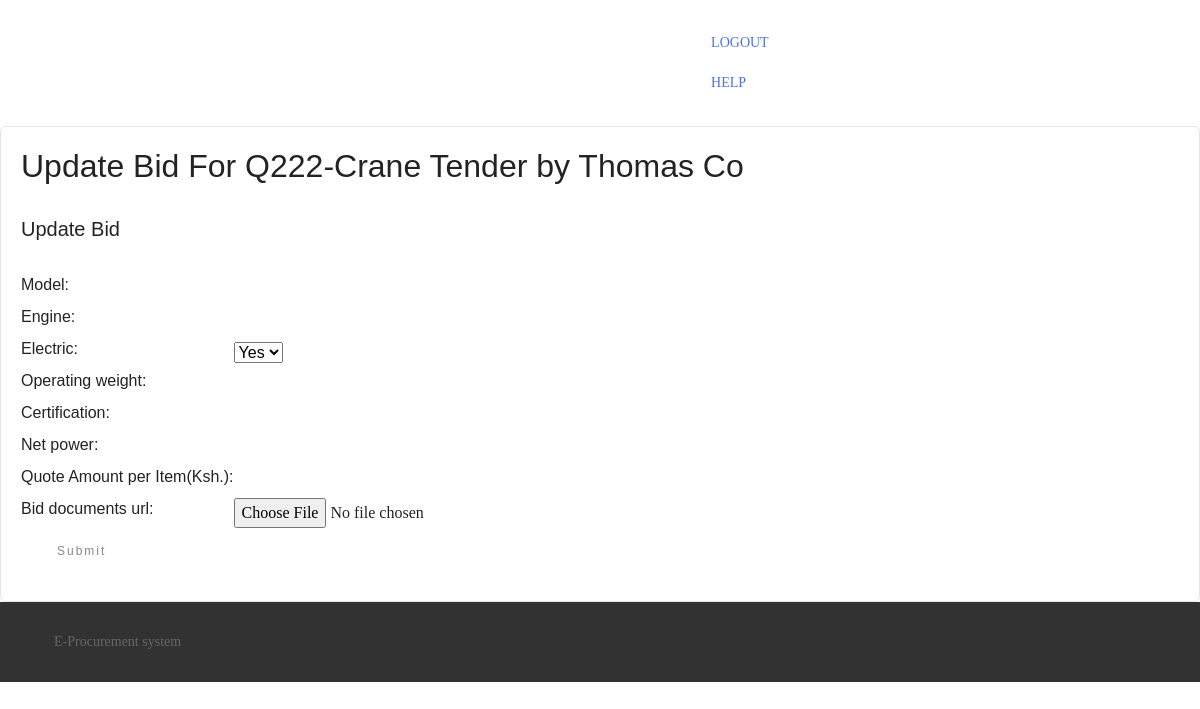
/create/constbidedit3 (signed in), run on the app's committed database.
### create_bids/models.py (models this page shows, shortened)
class ConstructionBid(models.Model):
    user = models.ForeignKey("auth.User", on_delete=models.CASCADE)
    Tender_ID = models.ForeignKey(ConstructionTender, on_delete=models.CASCADE)
    Mod = models.CharField(max_length=80)
    Net_power = models.CharField(max_length=80)
    Electric = models.CharField(max_length=80)
    Engine = models.CharField(max_length=80, default="No")
    Operating_weight = models.CharField(max_length=80)
    Certification = models.CharField(max_length=80)
    Quote_amount = models.PositiveIntegerField()
    bid_award = models.CharField(max_length=10, default='null')
    date_created = models.DateTimeField(auto_now=True)
    Bid_documents_url = models.FileField(upload_to='bid/documents/', null=True, blank=True)
    class Meta:
        ordering = ['-date_created']

### create_tender/models.py (models this page shows, shortened)
class ConstructionTender(models.Model):
    user = models.ForeignKey("auth.User", on_delete=models.CASCADE)
    Mod = models.CharField(max_length=80)
    Net_power = models.CharField(max_length=80)
    Electric = models.CharField(max_length=80)
    Engine = models.CharField(max_length=80, default="No")
    Operating_weight = models.CharField(max_length=80)
    Certification = models.CharField(max_length=80)
    Quantity = models.PositiveIntegerField()
    tender_award = models.CharField(max_length=10, default="No")
    date_created = models.DateField(auto_now=True)
    is_active = models.CharField(max_length=10, default='Yes')
    class Meta:
        ordering = ['-date_created']

### core/models.py (models this page shows, shortened)
class Profile(models.Model):
    user = models.OneToOneField(User, on_delete=models.CASCADE)
    account_type = models.CharField(max_length=500, blank=False)
    company_name = models.CharField(max_length=30, blank=False)
    creationDate = models.DateField(auto_now=True)

### create_bids/views.py (the view, shortened to what this page needs)
# urls.py: path('constbidedit<int:bids_id>', bid_view.const_bid_edit, name='constBidEdit'),
@login_required
def const_bid_edit(request, bids_id):
    bid = ConstructionBid.objects.get(pk=bids_id)
    if request.method == 'GET':
        try:
            form = ConstructionBidForm()
        except Tender.DoesNotExist:
            raise Http404("Tender does not exist")
        context = {
            'bid': bid,
            'form': form
        }
        return render(request, "create_bids/Updatebid.html", context)

### create_bids/forms.py
class ConstructionBidForm(forms.ModelForm):
    choice = (
        ('Yes', 'Yes'),
        ('No', 'No')
    )
    Quote_amount = forms.IntegerField(required=True, min_value=1, label='Quote Amount per Item(Ksh.)')
    Mod = forms.CharField(required=True, label='Model')
    Engine = forms.CharField(required=True)
    Certification = forms.CharField(required=True)
    Electric = forms.ChoiceField(required=True, choices=choice)
    Operating_weight = forms.CharField(required=True)
    Net_power = forms.CharField(required=True)
    class Meta:
        model = ConstructionBid
        fields = (
            'Mod',
            'Engine',
            'Electric',
            'Operating_weight',
            'Certification',
            'Net_power',
            'Quote_amount',
            'Bid_documents_url'
        )

### templates/create_bids/Updatebid.html (shortened to what this page needs)
{% extends 'create_tender/base.html' %}
{% block link %}
    "{% url 'bidderHome' %}"
{% endblock %}
{% block body %}
    <div class="page-wrapper bg-blue p-t-100 p-b-100 font-robo">
        <div class="wrapper wrapper--w680">
            <div class="card card-1">
                <div class="card-body">
                    <div class="row-sm-offset">
                        <h2 class="title">Update Bid For {{ bid.Tender_ID.Mod }}{{ bid.Product }} Tender
                            by {{ bid.user.profile.company_name }}</h2>
                        <br>
                    </div>
                    <form method="POST" enctype="multipart/form-data">
                        <h5>Update Bid</h5><br>
                        <table>
                            {% for field in form %}
                                <tr>
                                    <td>
                                        {{ field.label_tag }}
                                    </td>
                                    <td>
                                        <div data-validate="{{ field.help_text }}">
                                            <div class="input-group input--style-1">
                                                {{ field }}
                                            </div>
                                        </div>
                                    </td>
                                </tr>
                            {% endfor %}
                        </table>
                        <div class="p-t-20">
                            <button class="btn btn--radius btn--green" type="submit">Submit</button>
                        </div>
                    </form>
                </div>
            </div>
        </div>
    </div>
{% endblock %}

### static/login/css/main.css (style rules this page uses)
* { margin: 0px; padding: 0px; box-sizing: border-box; }
body, html { height: 100%; font-family: Poppins-Regular, sans-serif; }
h1,h2,h3,h4,h5,h6 { margin: 0px; }
input { outline: none; border: none; }
button { outline: none !important; border: none; background: transparent; }

### static/home/assets/theme/css/style.css (style rules this page uses)
.btn { margin-bottom: 0.5rem; }
.btn { font-family: 'Montserrat', sans-serif; font-weight: 500; letter-spacing: 2px; padding: 0.75rem 2.1875rem; font-size: 0.75rem; line-height: 1.5; border-radius: 3px; -webkit-transition: all .3s ease-in-out; -moz-transition: all .3s ease-in-out; transition: all .3s ease-in-out; }
body { font-family: 'Raleway', sans-serif; color: #232323; }
h1, h2, h3, h4, h5, h6, .h1, .h2, .h3, .h4, .h5, .h6, .display-1, .display-2, .display-3, .display-4 { font-family: 'Montserrat', sans-serif; word-break: break-word; word-wrap: break-word; }
input, textarea { font-family: "Raleway"; }
.row-sm-offset { margin-left: -0.625rem; margin-right: -0.625rem; }
.row-sm-offset > * { padding-left: 0.625rem; padding-right: 0.625rem; }

### data on the page
ConstructionBid: Tender_ID.Mod "Q222-Crane", user.profile.company_name "Thomas Co"

### other printed values
{{ field.label_tag }} "Model:" "Engine:" "Electric:" "Operating weight:" "Certification:" "Net power:" "Quote Amount per Item(Ksh.):" "Bid documents url:"
